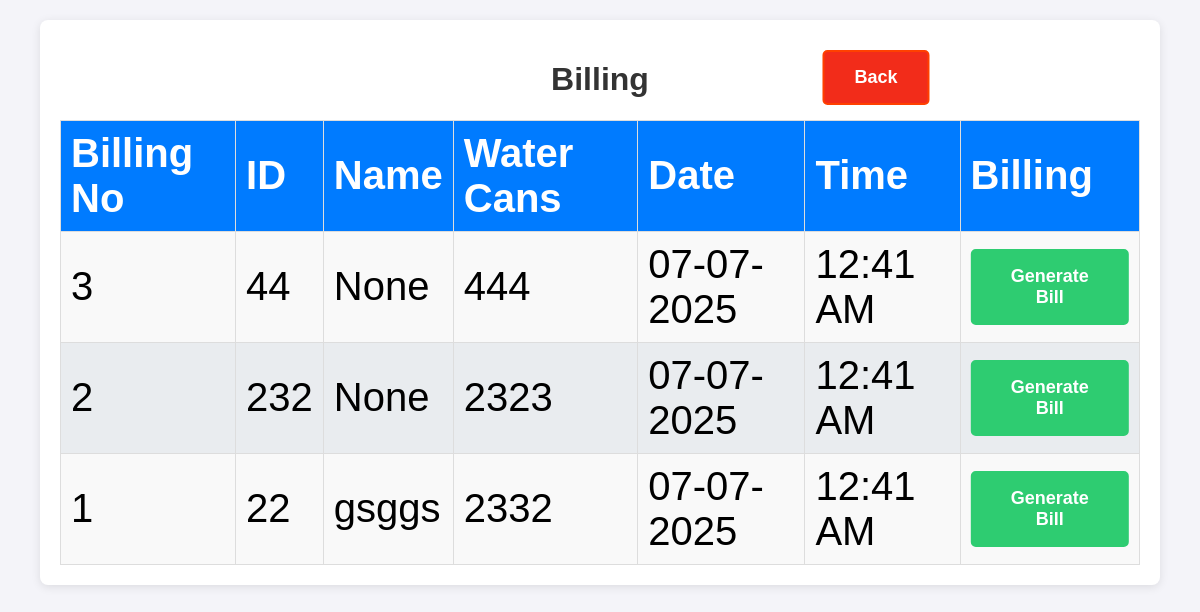
The page /billing on the database as committed earlier.
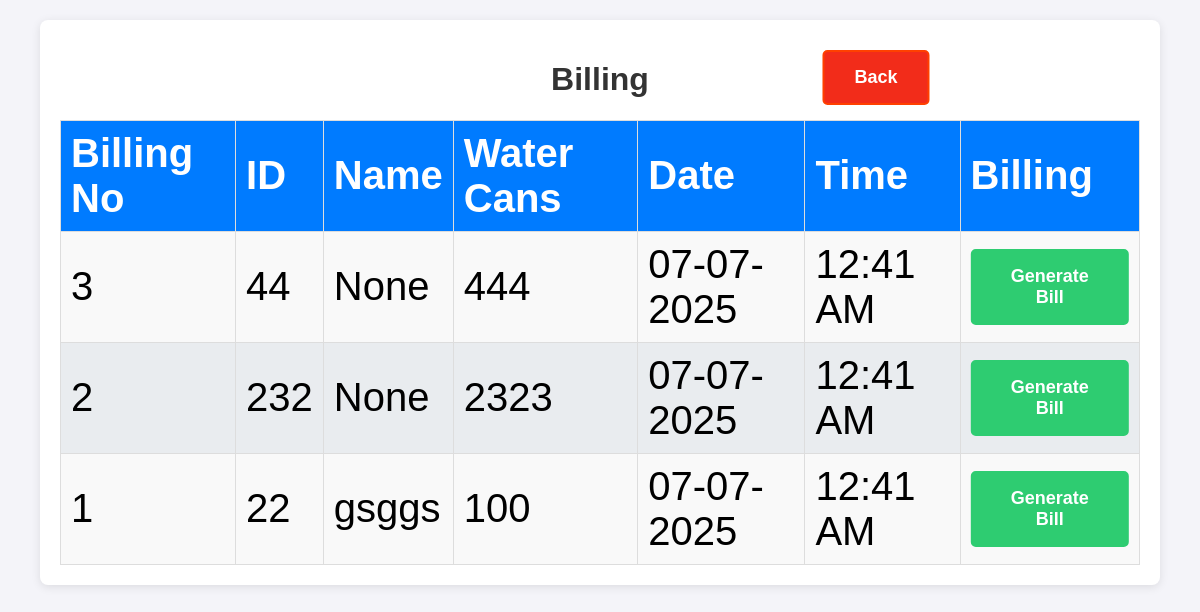
The same page on the database as committed later.
### app.py (models this page shows, shortened)
class Dealer_details(db.Model):
    id = db.Column(db.Integer, primary_key=True)
    dealer_id = db.Column(db.String(100), nullable=False, unique=True)
    name = db.Column(db.String(100), nullable=False)
    mobile = db.Column(db.String(15), nullable=False)
    address = db.Column(db.String(400), nullable=True)
    aadhaar_file = db.Column(db.String(400))  # Path to Aadhaar copy
    photo_file = db.Column(db.String(400))

class Dealer(db.Model):
    id = db.Column(db.Integer, primary_key=True)
    dealer_id = db.Column(db.String(100), nullable=False)
    water_can_count = db.Column(db.Integer, nullable=False)
    timestamp = db.Column(db.DateTime, default=datetime.now)
    token_id = db.Column(db.Integer, nullable=False)  # Daily resetting token ID
    @property
    def formatted_date(self):
        return self.timestamp.strftime("%d-%m-%Y")  # Format the date
    @property
    def formatted_time(self):
        return self.timestamp.strftime("%I:%M %p")  # Format the time in 12-hour format

### app.py (the view)
@app.route('/billing')
def billing():
    today = datetime.today().date()
    dealer_queue = db.session.query(Dealer, Dealer_details.name).outerjoin(Dealer_details, Dealer.dealer_id == Dealer_details.dealer_id).filter(func.date(Dealer.timestamp) == today).order_by(Dealer.timestamp.desc()).all()
    return render_template('billing.html', queue=dealer_queue, total_cans=get_total_can_today())

### app.py (called while the page is built)
def get_total_can_today():
    query = Dealer.query
    start_of_today = datetime.now().replace(hour=0, minute=0, second=0, microsecond=0)
    query = query.filter(Dealer.timestamp >= start_of_today)
    filtered_data = query.order_by(Dealer.timestamp.desc()).all()
    total_cans = sum(dealer.water_can_count for dealer in filtered_data)
    return total_cans

### templates/billing.html (shortened to what this page needs)
<!DOCTYPE html>
<html lang="en">
<head>
    <link rel="stylesheet" href="/static/styles.css">
</head>
<body class="dashboard">
    <div class="container billing">
        <h1>Billing</h1>
        <table>
            <thead>
                <tr>
                    <th>Billing No</th>
                    <th>ID</th>
                    <th>Name</th>
                    <th>Water Cans</th>
                    <th>Date</th>
                    <th>Time</th>
                    <th>Billing</th>
                </tr>
            </thead>
            <tbody>
                {% for dealer, dealer_name in queue %}
                <tr>
                    <td>{{ dealer.token_id }}</td>
                    <td>{{ dealer.dealer_id }}</td>
                    <td>{{ dealer_name }}</td>
                    <td>{{ dealer.water_can_count }}</td>
                    <td>{{ dealer.formatted_date }}</td>
                    <td>{{ dealer.formatted_time }}</td>
                    <td><a class="generate_bill" href="{{ url_for('generate_bill', dealer_id=dealer.dealer_id) }}">Generate Bill</a></td>
                </tr>
                {% endfor %}
            </tbody>
        </table>
    </div>
    <a href="/" class="back">Back</a>
</body>
</html>

Rows that differ between the two databases and show on the page:
changed through a linked row, Dealer_details "gsggs": water_can_count "2332" → "100"
